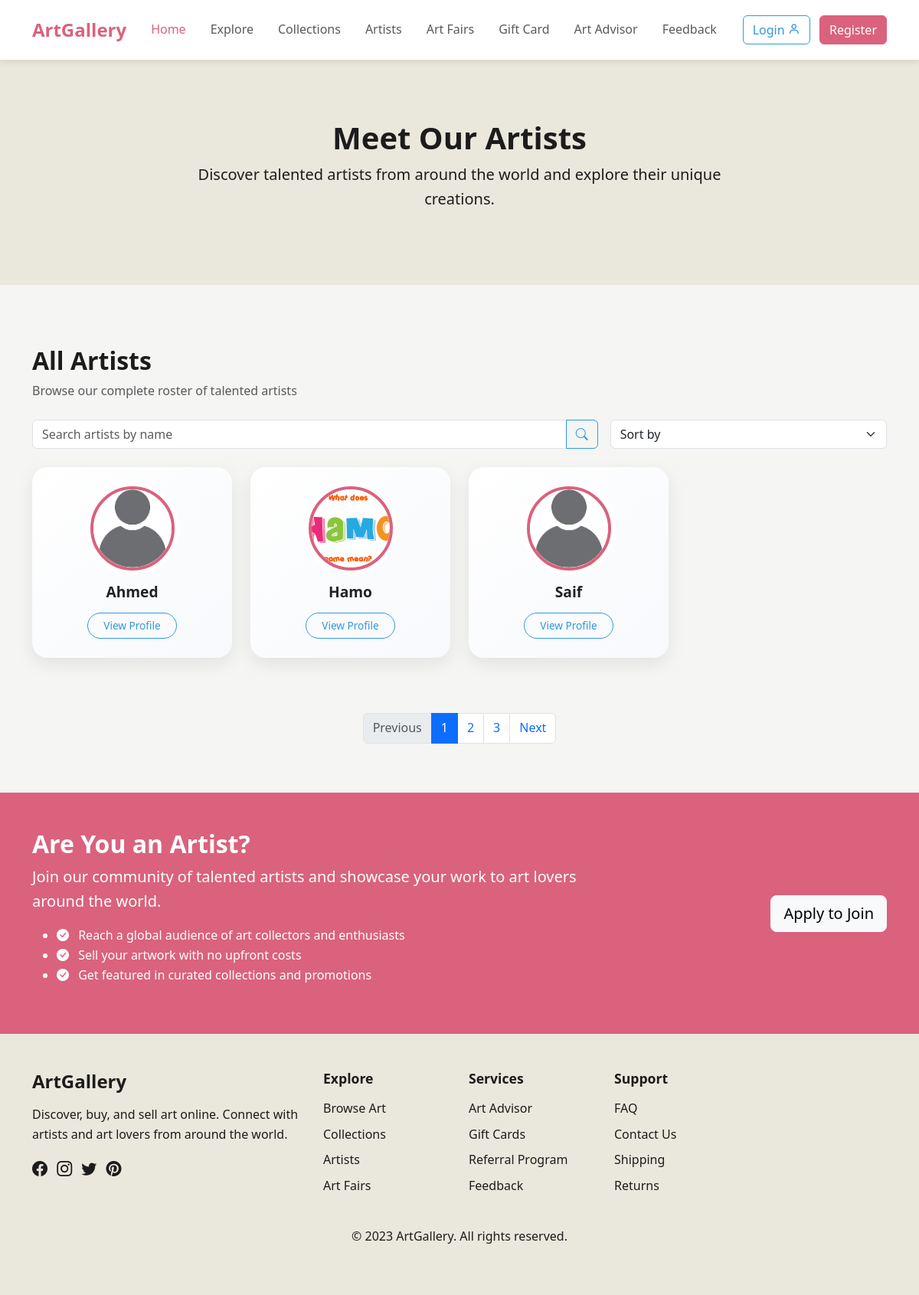
/pages/artists.php, run on the app's committed database.
### tables this page shows
CREATE TABLE `users` (
  `id` int(11) NOT NULL,
  `name` varchar(255) NOT NULL,
  `email` varchar(255) NOT NULL,
  `password` varchar(255) NOT NULL,
  `role` varchar(255) NOT NULL,
  `image` varchar(255) NOT NULL DEFAULT 'uploads/profile/unknown.png',
  `work_name` varchar(100) DEFAULT NULL,
  `bio` varchar(255) DEFAULT NULL
);

### pages/artists.php (the view, shortened to what this page needs)
<!DOCTYPE html>
<html lang="en">
<head>
    <link rel="stylesheet" href="https://cdn.jsdelivr.net/npm/bootstrap@5.3.0/dist/css/bootstrap.min.css">
    <link rel="stylesheet" href="https://cdn.jsdelivr.net/npm/bootstrap-icons@1.11.1/font/bootstrap-icons.css">
    <link rel="stylesheet" href="../assets/css/style.css">
</head>
<body>
    <?php
    include '../includes/header.php';
    include '../includes/conn.php';
    ?>
    <section class="page-hero">
        <div class="container">
            <div class="row">
                <div class="col-lg-8 mx-auto text-center">
                    <h1>Meet Our Artists</h1>
                    <p class="lead">Discover talented artists from around the world and explore their unique creations.</p>
                </div>
            </div>
        </div>
    </section>
    <?php
    $search = isset($_GET['search']) ? trim($_GET['search']) : '';
    $sort = isset($_GET['sort']) ? $_GET['sort'] : '';
    $sql = "SELECT * FROM users WHERE role = 'artist'";
    switch ($sort) {
        default:
            $sql .= " ORDER BY name ASC";
            break;
    }
    $result = mysqli_query($conn, $sql);
    ?>
    <section class="all-artists py-5">
        <div class="container">
            <div class="section-header mb-4">
                <h2>All Artists</h2>
                <p class="text-muted">Browse our complete roster of talented artists</p>
            </div>
            <form method="GET" action="">
                <div class="artist-filters mb-4">
                    <div class="row g-3">
                        <div class="col-md-8">
                            <div class="input-group">
                                <input type="text" name="search" class="form-control" placeholder="Search artists by name" value="<?php echo htmlspecialchars($search); ?>">
                                <button class="btn btn-outline-primary" type="submit">
                                    <i class="bi bi-search"></i>
                                </button>
                            </div>
                        </div>
                        <div class="col-md-4">
                            <select class="form-select" name="sort" onchange="this.form.submit()">
                                <option value="">Sort by</option>
                            </select>
                        </div>
                    </div>
                </div>
            </form>
            <div class="row g-4">
                <?php
                if (mysqli_num_rows($result) > 0) {
                    while ($row = mysqli_fetch_assoc($result)) {
                ?>
                        <div class="col-md-3 mb-4">
                            <div class="artist-card text-center">
                                <div class="artist-image rounded-circle">
                                    <img src="../back/<?php echo $row['image']; ?>" alt="<?php echo $row['name']; ?>" class="img-fluid rounded-circle">
                                </div>
                                <div class="artist-info mt-3">
                                    <h4><?php echo $row['name']; ?></h4>
                                    <a href="artist-profile.php?id_artist=<?php echo $row['id']; ?>" class="btn btn-sm btn-outline-primary mt-2">View Profile</a>
                                </div>
                            </div>
                        </div>
                <?php
                    }
                } else {
                    echo "<p class='text-center'>No artists found.</p>";
                }
                ?>
            </div>
            <nav aria-label="Artists pagination" class="mt-5">
                <ul class="pagination justify-content-center">
                    <li class="page-item disabled"><a class="page-link" href="#">Previous</a></li>
                    <li class="page-item active"><a class="page-link" href="#">1</a></li>
                    <li class="page-item"><a class="page-link" href="#">2</a></li>
                    <li class="page-item"><a class="page-link" href="#">3</a></li>
                    <li class="page-item"><a class="page-link" href="#">Next</a></li>
                </ul>
            </nav>
        </div>
    </section>
    <section class="become-artist py-5 bg-primary text-white">
        <div class="container">
            <div class="row align-items-center">
                <div class="col-lg-8">
                    <h2>Are You an Artist?</h2>
                    <p class="lead">Join our community of talented artists and showcase your work to art lovers around the world.</p>
                    <ul class="check-list">
                        <li><i class="bi bi-check-circle-fill me-2"></i> Reach a global audience of art collectors and enthusiasts</li>
                        <li><i class="bi bi-check-circle-fill me-2"></i> Sell your artwork with no upfront costs</li>
                        <li><i class="bi bi-check-circle-fill me-2"></i> Get featured in curated collections and promotions</li>
                    </ul>
                </div>
                <div class="col-lg-4 text-center text-lg-end mt-4 mt-lg-0">
                    <a href="register.php" class="btn btn-light btn-lg">Apply to Join</a>
                </div>
            </div>
        </div>
    </section>
    <?php
    include '../includes/footer.php';
    ?>
</body>
</html>

### assets/css/style.css (style rules this page uses)
:root { --primary-color: #da627d; --primary-color-hover: #c55570; --secondary-color: #eae7dc; --main-bg-color: #f5f5f3; --primary-text: #1c1c1c; --secondary-text: #5f5f5f; --error-color: #d72638; }
body { font-family: "Segoe UI", Tahoma, Geneva, Verdana, sans-serif; background-color: var(--main-bg-color); color: var(--primary-text); padding-top: 76px; line-height: 1.6; }
h1, h2, h3, h4, h5, h6 { font-weight: 600; }
a { color: var(--primary-color); transition: color 0.3s ease; }
.btn-outline-primary { color: var(--primary-color); border-color: var(--primary-color); }
.bg-primary { background-color: var(--primary-color) !important; }
.section-header { margin-bottom: 3rem; }
.section-header h2 { font-weight: 700; margin-bottom: 0.5rem; }
.page-hero { padding: 80px 0; background-color: var(--secondary-color); margin-bottom: 2rem; }
.artist-card { background: linear-gradient(to bottom right, #ffffff, #f7f9fc); border: none; border-radius: 20px; padding: 25px 20px; box-shadow: 0 8px 24px rgba(0, 0, 0, 0.08); transition: all 0.3s ease-in-out; overflow: hidden; position: relative; }
.artist-image { width: 110px; height: 110px; margin: 0 auto; border-radius: 50%; overflow: hidden; border: 4px solid var(--primary-color); box-shadow: 0 0 0 6px #ffffff; }
.artist-image img { width: 100%; height: 100%; object-fit: cover; transition: transform 0.4s; }
.artist-info h4 { font-size: 1.2rem; font-weight: 600; margin-top: 15px; color: #222; }
.artist-info .btn { margin-top: 10px; padding: 6px 20px; font-weight: 500; border-radius: 25px; font-size: 0.85rem; transition: all 0.2s ease; }
.btn-sm { font-size: 14px; }
.btn-outline-primary { border: 1px solid #3498db; color: #3498db; }
.btn-sm { border-radius: 25px; }

### data on the page
users: image (picture), name "Ahmed"
users: image (picture), name "Hamo"
users: image (picture), name "Saif"
